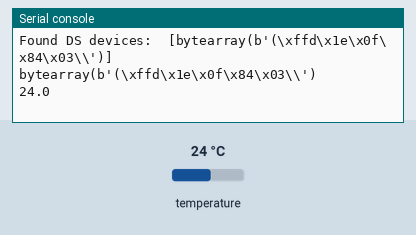
A program run on a simulated MicroPython board. Shown: the last lines printed to the serial console. The inputs (shaded band) are chosen by the test bench; at power-on: temperature 24 °C.

Above: at 1.2 s.
1.3 s: temperature set to 12 °C
At 7.1 s:
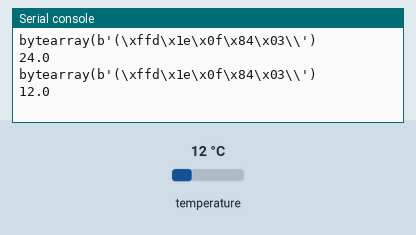
7.7 s: temperature set to 19 °C
At 13.7 s:
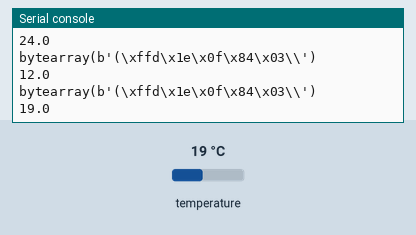
Timing chart, 0 to 15.2 s (numbered marks = the images above; inputs shaded):
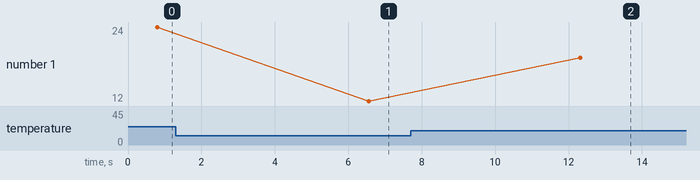

Measured:
- after the input at 1.3 s, the serial console: prints a new line after 5.3 s (image 1)
- after the input at 7.7 s, the serial console: prints a new line after 4.6 s (image 2)
- plotted number 1: 24 → 12 after the input at 1.3 s, 12 → 19 after the input at 7.7 s

The program:

Temp_Sensor_DS18B20.py
```python
# Wiring Schmatic
# GND to GND
# Signal to Signal Pin
# PWR to PWR
# 4.7K Resistor from PWR to Signal pin (Pull-up Resistor)
# Temperature is in Celsius

import machine, onewire, ds18x20, time


temp_pin = machine.Pin(22)
temp_sensor = ds18x20.DS18X20(onewire.OneWire(temp_pin))

roms = temp_sensor.scan()

print ('Found DS devices: ', roms)

while True:
    temp_sensor.convert_temp()
    time.sleep_ms(750)

    for rom in roms:
        print(rom)
        print(temp_sensor.read_temp(rom))

    time.sleep(5)
```
